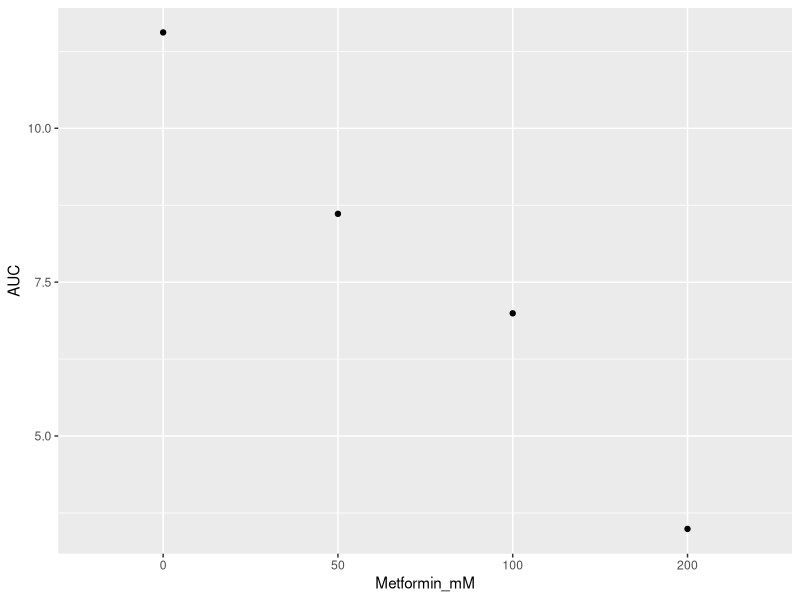
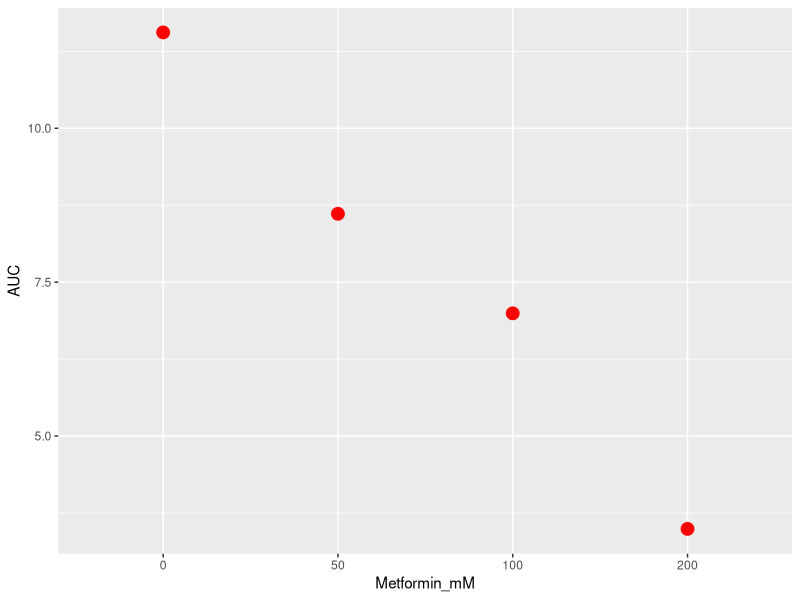
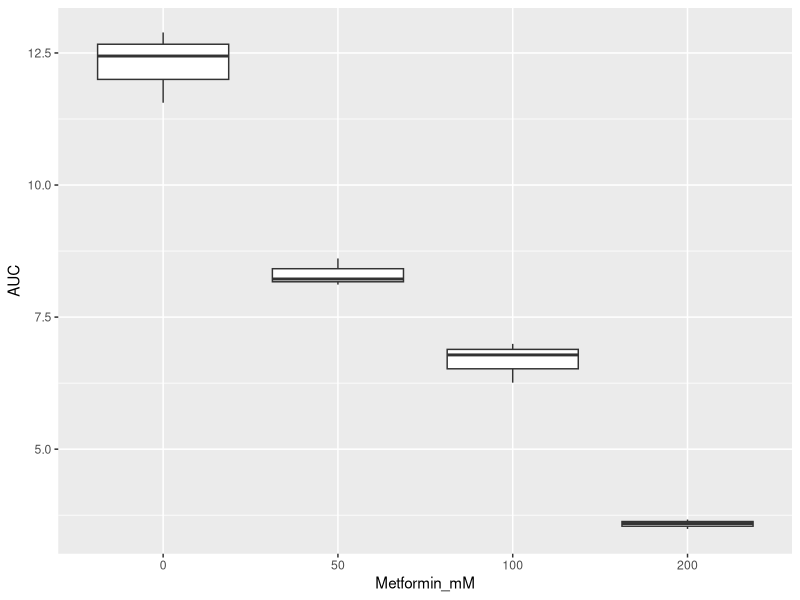
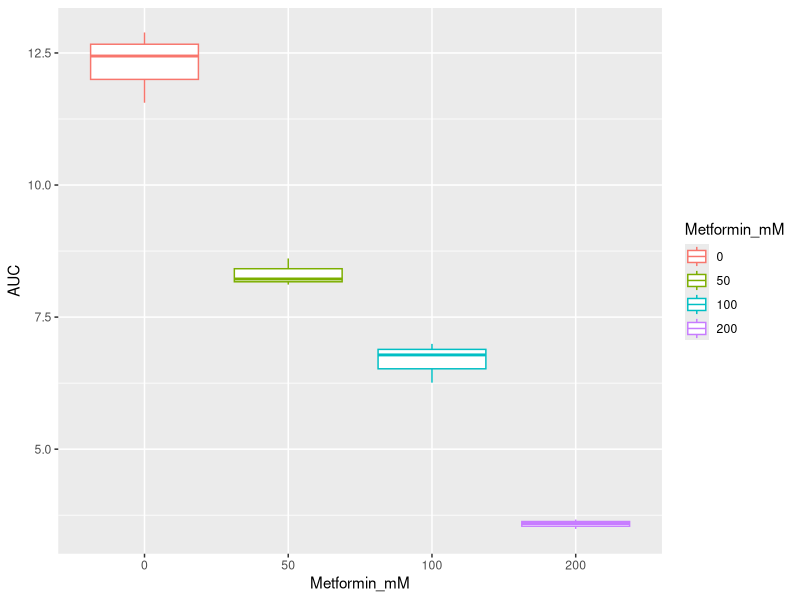
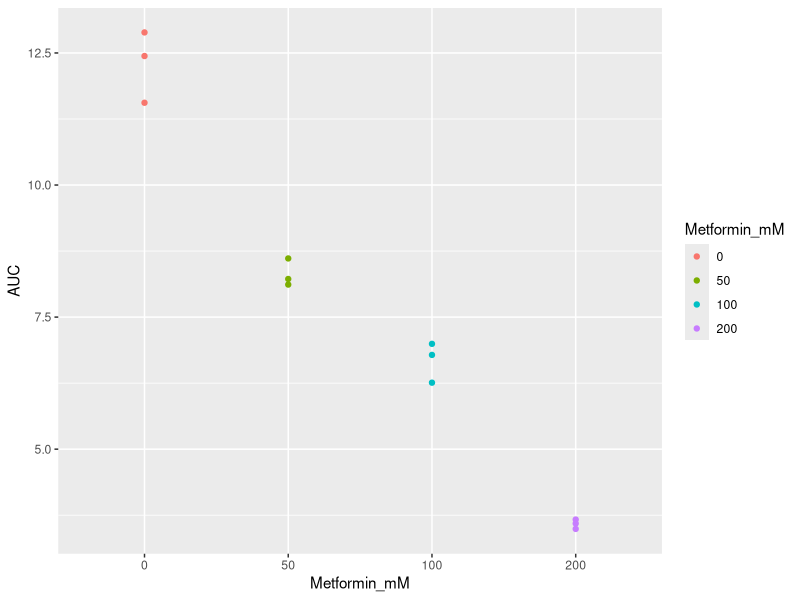
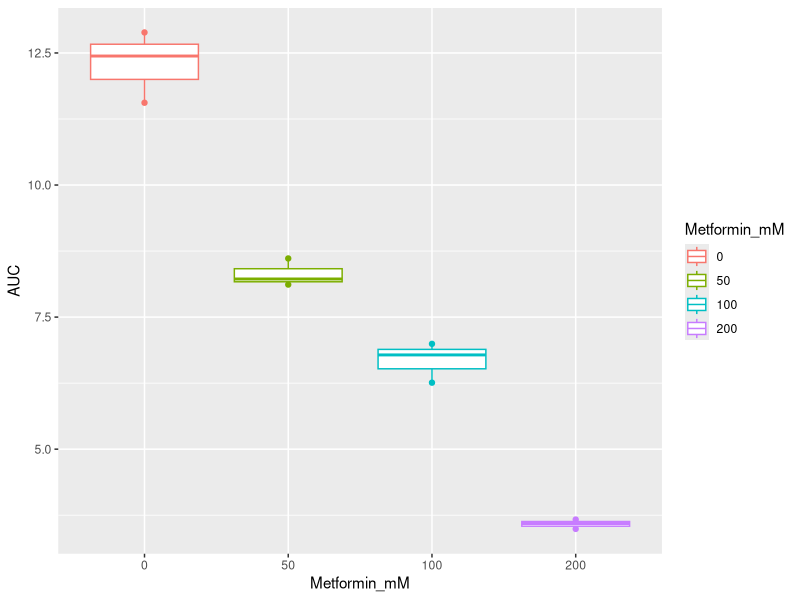
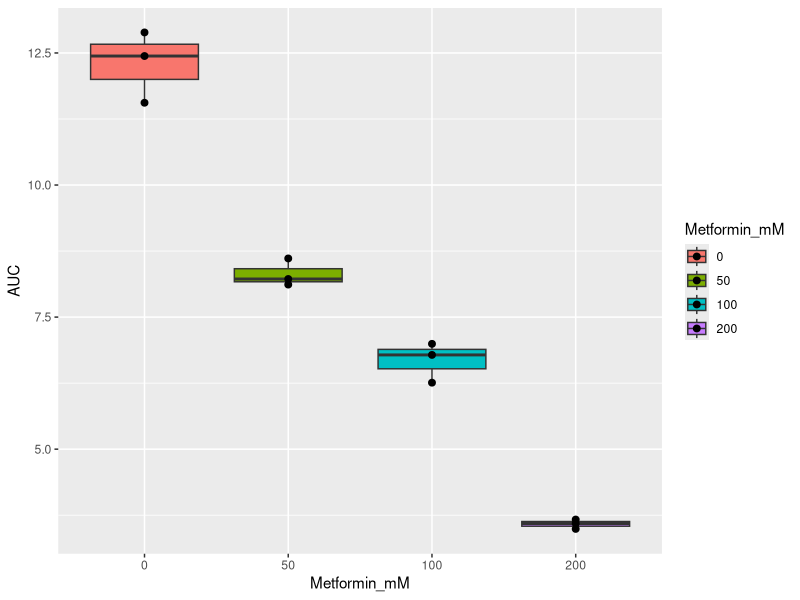
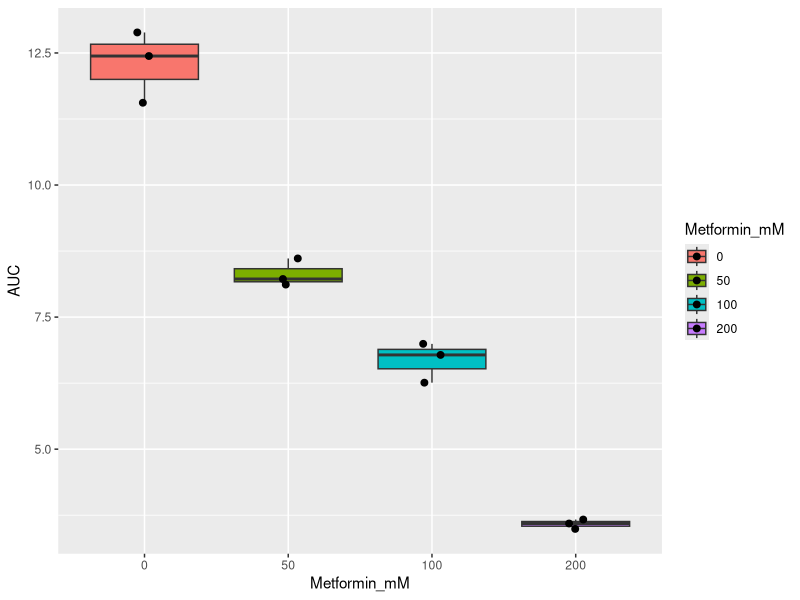

The R source for these figures, in order:

# libraries ---------------------------------------------------------------

# how to load variables? 
library(tidyverse)
library(here)
library(cowplot)



# BASICS ------------------------------------------------------------------

## VECTORS ---------------------------

# Create a vector of numbers from 1 to 5
my_vector = c(1, 2, 3, 4, 5)

# Print the vector
print(my_vector)
my_vector

# Assign a new value to the third element of the vector
my_vector[3] = 10

# Print the modified vector
print(my_vector)

# Calculate the mean of the vector
mean_value = mean(my_vector)

# Print the mean
print(mean_value)

## DATAFRAME ----------------------------

# Create a vector for the first column
col1 <- c("A", "B", "C", "D")

# Create a vector for the second column
col2 <- c(1, 2, 3, 4)

# Create a vector for the third column
col3 <- c(TRUE, FALSE, FALSE, TRUE)

# Combine the vectors into a data frame
my_df <- data.frame(col1, col2, col3)

# Print the data frame
print(my_df)

## INDEXING -----------------------------

# Create a sample data frame
my_df <- data.frame(col1 = c("A", "B", "C", "D"), 
                    col2 = c(1, 2, 3, 4), 
                    col3 = c(TRUE, FALSE, FALSE, TRUE))
my_df

# Index the first row and second column using row and column numbers
my_df[1, 2]

# Index the entire second column using the column name
my_df$col2

# Index the third row using row number
my_df[3, ]

# Index the first and second columns
my_df[, c(1,2)]

# Index the rows where col3 is TRUE
my_df[my_df$col3 == TRUE, ]

# Index the rows where col2 is greater than 2 and col3 is FALSE
my_df[my_df$col2 > 2 & my_df$col3 == FALSE, ]





# BACTERIAL GROWTH --------------------------------------------------------

# load data ---------------------------------------------------------------

# loading the data with a specific function
auc = read_csv(here('data', 'Output_595', 'Summary.csv'))  %>% 
  mutate(Metformin_mM = factor(Metformin_mM, 
                               levels = c(0,50,100,200)))
# there are some standards for the coding, as for example not passing certain
# length per line if you can, as it can make the code very difficult to read


head(auc)

view(auc)


# data cleaning -----------------------------------------------------------

auc = auc %>% 
  drop_na(Strain) %>% # this removes any empty well from our analysis
  # this selects the columns we want to keep
  select(Well, Replicate, Metformin_mM, PG, Strain, `595nm_f_AUC`) %>% 
  rename(AUC = `595nm_f_AUC`) # to rename 


# some basic data transformation
auc %>% 
  mutate(AUC_log = log2(AUC))

auc['AUC_log'] = log2(auc$AUC)

# some basic data exploration
## counting how many strains we have
auc %>% 
  distinct(Strain) %>% 
  count()

length(unique(auc$Strain))


## counting how many plates are in the dataset
auc %>% 
  distinct(PG) %>% 
  count()

length(unique(auc$PG))

## how many replicates
auc %>% 
  distinct(Replicate)

length(unique(auc$Replicate))




# filtering data ---------------------------------------

## simple filtering ------------------
auc %>% 
  filter(Strain == 'NT12060') %>% 
  arrange(Metformin_mM, Replicate)

# Create a subset of the 'auc' data frame where Strain equals 'NT12060'
subset_auc = auc[auc$Strain == 'NT12060', ]

# Order the subset by Metformin_mM and Replicate
ordered_subset_auc = subset_auc[order(subset_auc$Metformin_mM, subset_auc$Replicate), ]


## multiple filtering ----------------
strains = unique(auc$Strain)
strains[1:3]

# Using tidyverse (dplyr)
auc %>% 
  filter(Strain %in% strains[1:3]) %>% 
  arrange(Metformin_mM, Replicate)

# Create a subset of the 'auc' data frame where Strain is in the first three 
#elements of 'strains'
subset_auc <- auc[auc$Strain %in% strains[1:3], ]

# Order the subset by Metformin_mM and Replicate
ordered_subset_auc <- subset_auc[order(subset_auc$Metformin_mM, 
                                       subset_auc$Replicate), ]



## filtering with operators ------------

# filtering one strain and one replicate
auc %>% 
  filter(Strain == 'NT12060' & Replicate == 1)

# same effect
auc %>% 
  filter(Strain == 'NT12060', Replicate == 1)

# multiple filtering and operators
auc %>% 
  filter(Strain == 'NT12060' & Replicate %in% c(1,2))

# filtering  by AUC values, and then also by strains
auc %>% 
  filter(AUC > 15)

auc %>% 
  filter(Strain == 'NT12060' & AUC > 10)

auc %>% 
  filter(Strain == 'NT12060' | AUC > 10)


## Special operators to filter data
auc %>% 
  filter(str_detect(Strain, "NT120"))





# PLOTS -------------------------------------------------------------------


# A very basic plot with ggplot

simple_data = auc %>% 
  filter(Strain == 'NT12060', Replicate == 1)

simple_data

simple_data %>% 
  ggplot(aes(x = Metformin_mM, y = AUC)) +
  geom_point()


auc %>% 
  filter(Strain == 'NT12060', Replicate == 1) %>% 
  ggplot(aes(x = Metformin_mM, y = AUC)) +
  geom_point(color = 'red', 
             size = 4)

# a bit more complex
# auc %>% 
#   filter(Strain == 'NT12060', Replicate == 1) %>% 
#   ggplot(aes(x = Metformin_mM, y = AUC)) +
#   geom_point(color = 'red', 
#              size = 4) +
#   geom_label(aes(label = AUC))



# let's make an example of a boxplot by isolating one of the Strains

test_boxplot = auc %>% 
  filter(Strain == 'NT12060')

# the most basic boxplot
test_boxplot %>% 
  ggplot(aes(x = Metformin_mM, y = AUC)) +
  geom_boxplot()


# a bit more colorful
test_boxplot %>% 
  ggplot(aes(x = Metformin_mM, y = AUC, color = Metformin_mM)) +
  geom_boxplot()


# let's plot the points
test_boxplot %>% 
  ggplot(aes(x = Metformin_mM, y = AUC, color = Metformin_mM)) +
  geom_point() 

test_boxplot %>% 
  ggplot(aes(x = Metformin_mM, y = AUC, color = Metformin_mM)) +
  geom_point() +
  geom_boxplot()
# where are the points? !!!

# personal choices...
test_boxplot %>% 
  ggplot(aes(x = Metformin_mM, y = AUC, fill = Metformin_mM)) +
  geom_boxplot() +
  geom_point(size = 2)
# points look a bit... meh

# change the x-position of the points
test_boxplot %>% 
  ggplot(aes(x = Metformin_mM, y = AUC, fill = Metformin_mM)) +
  geom_boxplot() +
  geom_point(size = 2, position = position_jitterdodge())




# a bit more advanced
test_boxplot %>% 
  ggplot(aes(x = Metformin_mM, y = AUC, fill = Metformin_mM)) +
  geom_boxplot(color = 'grey20') +
  geom_point(size = 2, position = position_jitterdodge()) +
  labs(
    x = 'Metformin (mM)',
    y = 'Area Under the Curve (AUC, arbitrary units)'
  ) +
  scale_fill_manual(values = c(
    '#1911F0',
    '#14A5F7',
    '#1DE09E',
    '#24F714'
  ), 
  name = 'Metformin') +
  theme_half_open(14) +
  background_grid()


test_boxplot %>% 
  ggplot(aes(x = Metformin_mM, y = AUC, fill = Metformin_mM)) +
  geom_boxplot(color = 'black') +
  geom_point(size = 2, position = position_jitterdodge()) +
  labs(
    x = 'Metformin (mM)',
    y = 'Area Under the Curve (AUC, arbitrary units)'
  ) +
  viridis::scale_fill_viridis(begin = 0.3, 
                              discrete = TRUE) +
  theme_half_open(14) +
  background_grid()

#### save the plot!!! -------
ggsave('plots/boxplot_NT12060.pdf', height = 5, width = 6)


